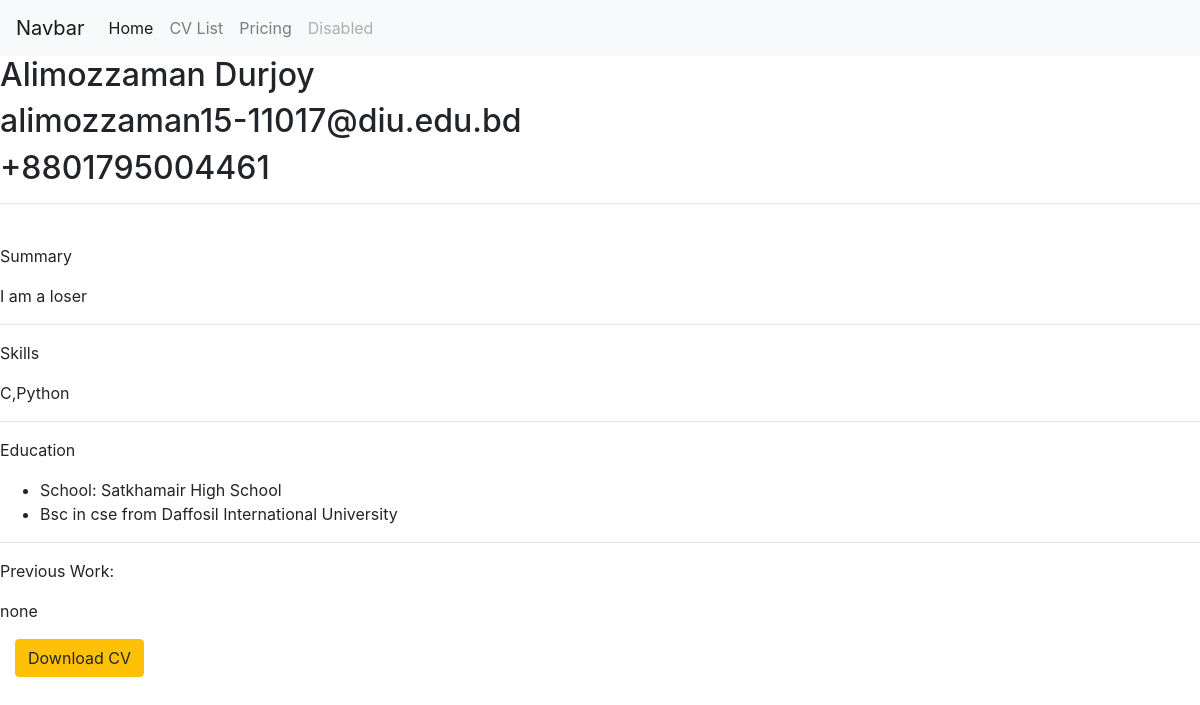
/viewresume/1/, run on the app's committed database.
### pdfapp/models.py (models this page shows, shortened)
class Profile(models.Model):
    name= models.CharField(max_length=200)
    email= models.EmailField(max_length=200)
    phone= models.CharField(max_length=100)
    summary= models.TextField(max_length=2000)
    degree= models.CharField(max_length=200)
    school = models.CharField(max_length=200,default='null')
    university= models.CharField(max_length=200)
    previous_work= models.CharField(max_length=1000)
    skills= models.TextField(max_length=1000)

### pdfapp/views.py (the view)
# urls.py: path('viewresume/<int:id>/',views.viewresume,name= 'viewresume'),
def viewresume(request,id):
    user_profile = Profile.objects.get(pk=id)
    return render(request,'pdfapp/resume.html',{'user_profile':user_profile})

### pdfapp/templates/pdfapp/resume.html
{% extends 'pdfapp/base.html' %}
{% block content %}
<h2>{{user_profile.name}}</h2>
<h2>{{user_profile.email}}</h2>
<h2>{{user_profile.phone}}</h2>
<hr /> <br />
<p>Summary</p>
<p> {{user_profile.summary}}</p>
<hr />
<p>Skills</p>
<p> {{user_profile.skills}}</p>
<hr />
<p>Education</p>
<ul>
    <li>School: {{user_profile.school}}</li>
    <li> {{user_profile.degree}} from {{user_profile.university}}</li>
</ul>
<hr />
<p>Previous Work:</p>
<p>{{user_profile.previous_work}}</p>
<div class="col-md-3">
    <a href="{% url 'resume' user_profile.id %}" class="btn btn-warning">Download CV</a>
</div>
{% endblock content %}

### data on the page
Profile: name "Alimozzaman Durjoy", email "alimozzaman15-11017@diu.edu.bd", phone "+8801795004461", summary "I am a loser", skills "C,Python", school "Satkhamair High School", degree "Bsc in cse", university "Daffosil International University", previous_work "none"
